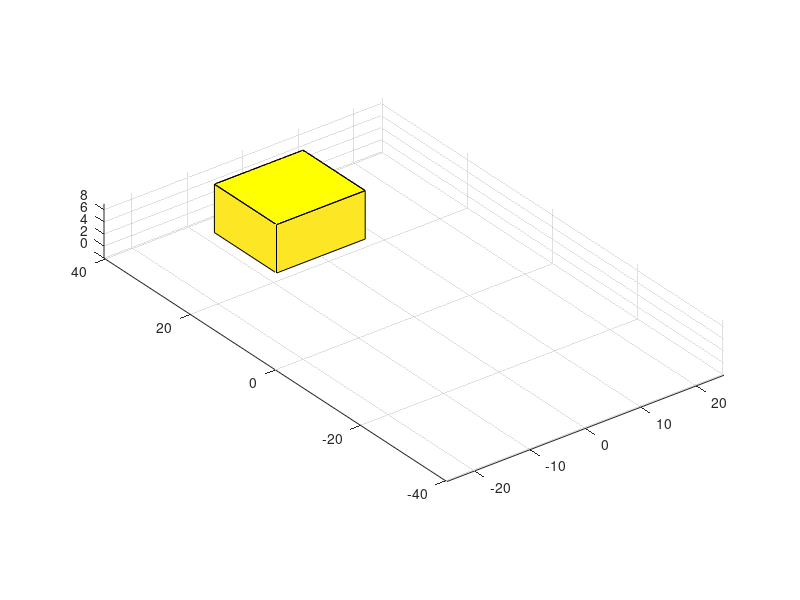

MATLAB code to generate this figure:

ballsWeight=[[340,69],[390,69],[450,68.83185 ]];
 	 
clear;

disp("Free Kick Simulator");

% Get input from the user

% Constant Variable
AD = 1.2;       % Air Density at Sea Level (kg/m^3)
DC = 0.8;       % Drag Coefficient
cross_section = 0.1;  % Cross section area of a soccer ball (varies in size)
G = 1;              % Gravity
D = AD * DC * cross_section; % Drag Calculation

ball_mass = 2;      % Mass of the Ball (varies in size)
foot_mass = 1.43;      % Mass of the Foot
e = 0.68;       % Coefficient 
Vf1 = 1;            % Velocity of the foot before Kick
Vf2 = 1;            % Velocity of the foot after Kick
Vb1 = 0;        % Velocity of the ball before Kick (Constant value 0)
Vb2 = (Vf1 * (foot_mass * (1+ e)) + Vb1 * (ball_mass - e * foot_mass)) / (foot_mass + ball_mass); % Velocity of the ball after Kick

%goal post
l =  8;                                                 % Length
w =  7.3;                                                 % Width
h = 8;                                                 % Height
X = [-1  -1   1   1  -1; -1  -1   1   1  -1]*l;
Y = [3   5   5  3  3; 3   5   5  3  3]*w;
Z = [ 1   1   1   1   1;  0   0   0   0   0]*h;
figure(1)
surf(X, Y, Z)                                           % Plot Walls
hold on
patch(X(1,:), Y(1,:), Z(1,:), 'y')                      % Plot Flat Roof
hold off
grid on
axis equal
axis([-25  25    -40.3  40.3    0  9])
